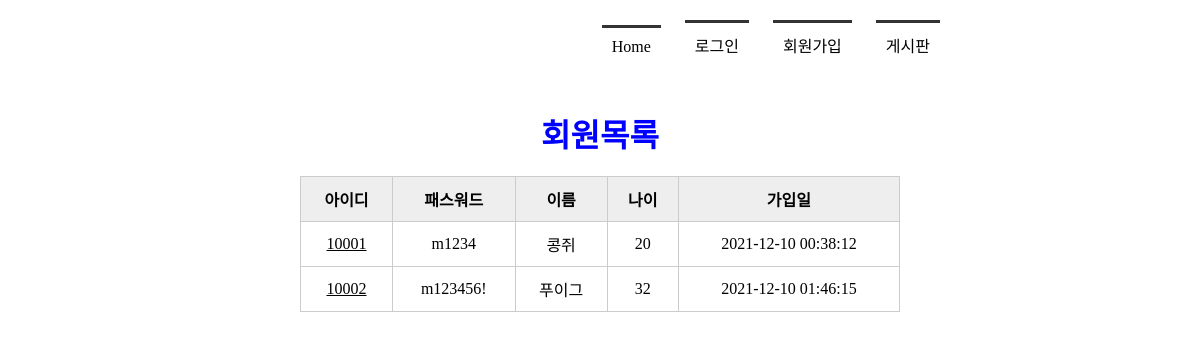
The page /memberlist/ on the database as committed earlier.
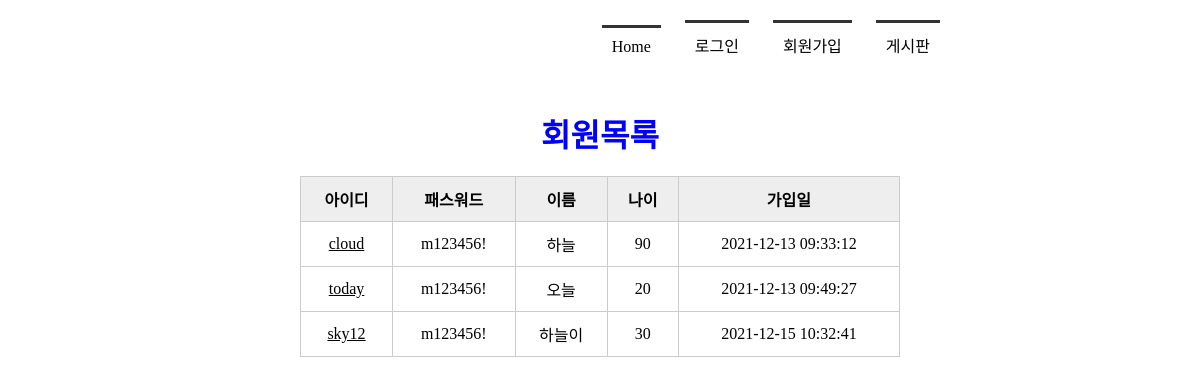
The same page on the database as committed later.
### tables this page shows
CREATE TABLE member(
        mid CHAR(5) PRIMARY KEY,
        passwd CHAR(8) NOT NULL,
        name TEXT NOT NULL,
        age INTEGER,
        regDate TIMESTAMP DATE DEFAULT (datetime('now', 'localtime'))
    );

### app.py (the view)
@app.route('/memberlist/')
def memberlist():
    conn = getconn()
    cur = conn.cursor()
    sql = "SELECT * FROM member"
    cur.execute(sql)
    rs = cur.fetchall() #db에서 검색한 데이터
    conn.close()
    return render_template('memberlist.html', rs=rs) #가져온 데이터를 웹으로 보내줌

### app.py (called while the page is built)
def getconn():
    conn = sqlite3.connect('./memberdb.db')
    return conn

### templates/memberlist.html (shortened to what this page needs)
<!DOCTYPE html>
<html lang="ko">
<head>
    <link rel="stylesheet" href="{{ url_for('static', filename='css/style.css') }}">
</head>
<body>
    <div id="container">
        {% include 'navbar.html' %}
        <section>
            <h1>회원목록</h1>
            <table>
                <tr>
                    <th>아이디</th>
                    <th>패스워드</th>
                    <th>이름</th>
                    <th>나이</th>
                    <th>가입일</th>
                </tr>
                {% for i in rs %}
                <tr>
                    <td><a href="{{ url_for('member_view', id=i[0]) }}">{{ i[0] }}</a></td>
                    <td>{{ i[1] }}</td>
                    <td>{{ i[2] }}</td>
                    <td>{{ i[3] }}</td>
                    <td>{{ i[4] }}</td>
                </tr>
                {% endfor %}
            </table>
        </section>
    </div>
</body>
</html>

### templates/navbar.html
<header>
    <nav>
       <ul>
           {% if session %}
           <li><a href="{{ url_for('index') }}">Home</a></li>
           <li><a href="{{ url_for('logout') }}">({{ session['userName'] }}님)로그아웃</a></li>
           <li><a href="{{ url_for('memberlist') }}">회원목록</a></li>
           <li><a href="{{ url_for('boardlist') }}">게시판</a></li>
           {% else %}
           <li><a href="{{ url_for('index') }}">Home</a></li>
           <li><a href="{{ url_for('login') }}">로그인</a></li>
           <li><a href="{{ url_for('register') }}">회원가입</a></li>
           <li><a href="{{ url_for('boardlist') }}">게시판</a></li>
           {% endif %}
       </ul>
    </nav>
</header>

### static/css/style.css (style rules this page uses)
* { margin: 0; padding: 0 }
#container { width: 1000px; margin: 10px auto; }
header { height: 100px; }
nav ul { list-style: none; text-align: right; margin-right: 150px }
nav ul li { display: inline-block; margin: 10px; border-top: 3px solid #333; padding: 10px; }
nav ul li a { text-decoration: none; color: #000 }
section { text-align: center }
section h1 { font-size:2em; color:#00f; }
section table { width: 600px; margin: 0 auto; border-collapse: collapse; }
section h1 { margin-bottom: 20px; }
section table, th, td { border: 1px solid #ccc; padding: 10px; }
section table th { background-color: #eee; }
section table a { color: #000; }

Rows that differ between the two databases and show on the page:
removed member: mid "10001", passwd "m1234", name "콩쥐", age "20", regDate "2021-12-10 00:38:12"
removed member: mid "10002", passwd "m123456!", name "푸이그", age "32", regDate "2021-12-10 01:46:15"
added member: mid "cloud", passwd "m123456!", name "하늘", age "90", regDate "2021-12-13 09:33:12"
added member: mid "today", passwd "m123456!", name "오늘", age "20", regDate "2021-12-13 09:49:27"
added member: mid "sky12", passwd "m123456!", name "하늘이", age "30", regDate "2021-12-15 10:32:41"
